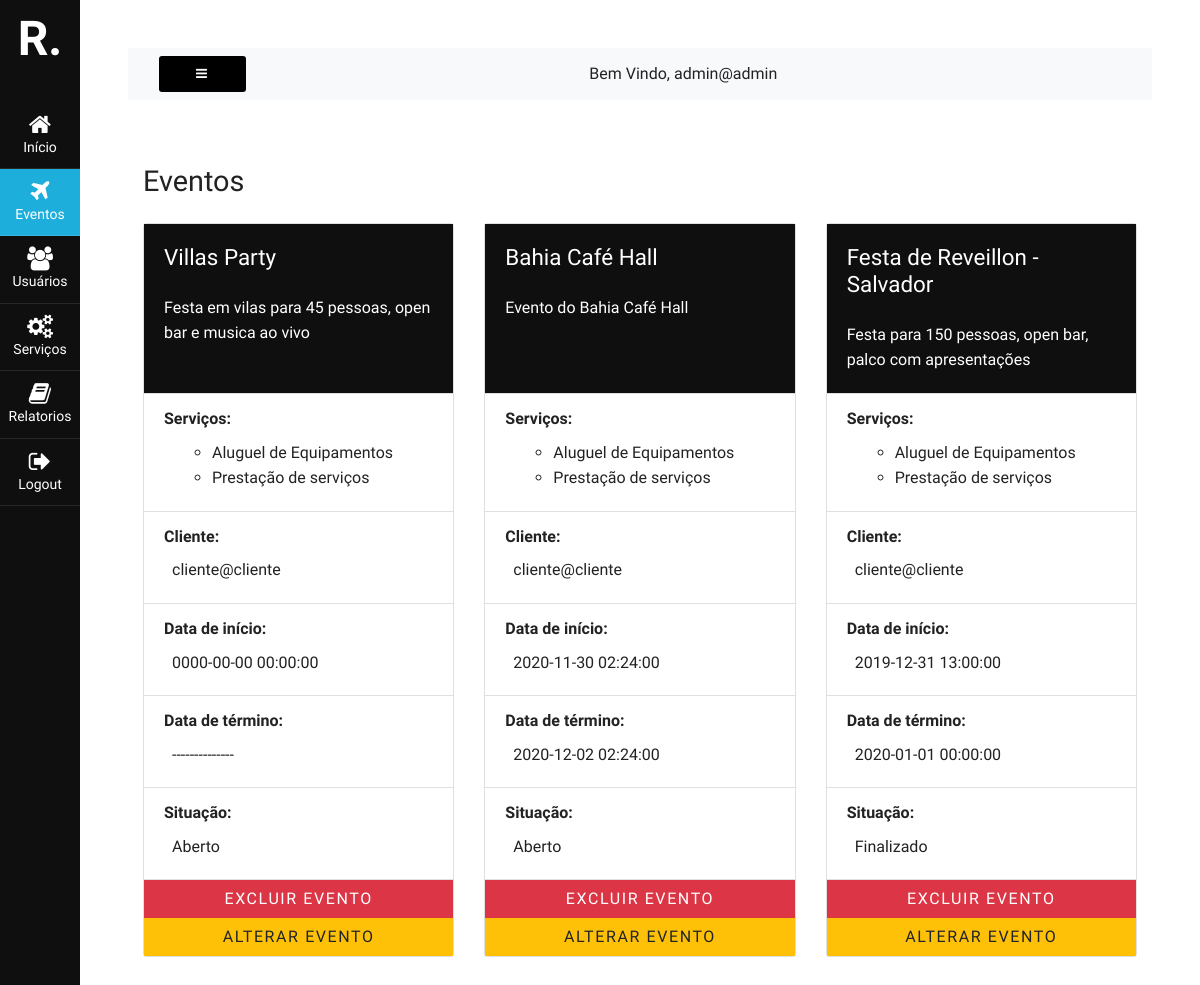
Before: /view/dashboard-admin-eventos.php (signed in) with the older database file.
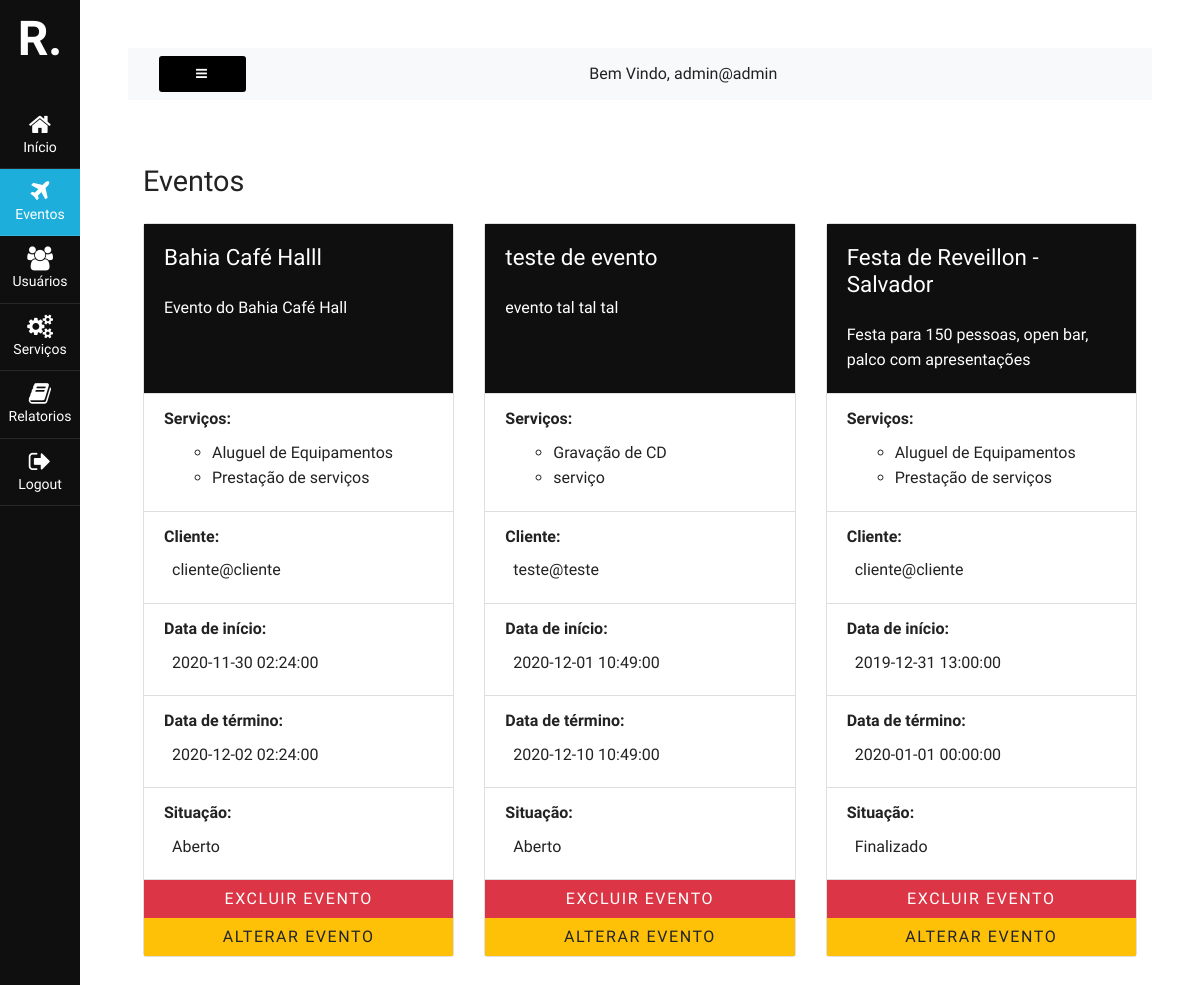
After: the same page with the newer database file.
### tables this page shows
CREATE TABLE `eventos` (
  `evento_id` int(11) NOT NULL AUTO_INCREMENT,
  `evento_titulo` varchar(150) NOT NULL,
  `evento_descricao` varchar(300) DEFAULT NULL,
  `evento_inicio` datetime NOT NULL,
  `evento_termino` datetime DEFAULT NULL,
  `evento_situacao` varchar(45) DEFAULT NULL,
  `fk_usuario` int(11) NOT NULL,
  PRIMARY KEY (`evento_id`),
  KEY `fk_usuario` (`fk_usuario`),
  CONSTRAINT `eventos_ibfk_2` FOREIGN KEY (`fk_usuario`) REFERENCES `usuarios` (`usuario_id`)
);

CREATE TABLE `servicos` (
  `servico_id` int(11) NOT NULL AUTO_INCREMENT,
  `servico_titulo` varchar(150) NOT NULL,
  `servico_descricao` varchar(300) DEFAULT NULL,
  PRIMARY KEY (`servico_id`)
);

CREATE TABLE `usuarios` (
  `usuario_id` int(11) NOT NULL AUTO_INCREMENT,
  `usuario_nome` varchar(150) NOT NULL,
  `usuario_senha` varchar(32) NOT NULL,
  `usuario_admin` tinyint(1) NOT NULL DEFAULT 0,
  PRIMARY KEY (`usuario_id`),
  UNIQUE KEY `user` (`usuario_nome`)
);

### model/admin.php (called while the page is built, shortened)
<?php
  class Admin {
    private $conn;
    public function __construct() {
      $database = new Database();
      $db = $database->dbconn();
      $this->conn = $db;
    }
    public function runQuery($sql) {
      $stmt = $this->conn->prepare($sql);
      return $stmt;
    }
  }
?>

### view/Modals/eventos.php (the view, shortened to what this page needs)
<div class="container flex flow-column" id="events" style="height: 100vh;">
  <h2>Eventos</h2>
  <div class="card-deck mb-5">
    <?php
      $queryEventos = "SELECT * FROM eventos
                  INNER JOIN usuarios ON eventos.fk_usuario = usuarios.usuario_id
                  ORDER BY eventos.evento_situacao, usuarios.usuario_id, eventos.evento_inicio, eventos.evento_titulo";
      $stmt = $objAdmin->runQuery($queryEventos);
      $stmt->execute();
      if($stmt->rowCount() > 0) {
        while($rowEvento = $stmt->fetch(PDO::FETCH_ASSOC)) {
          $eventoID = $rowEvento['evento_id'];
          $queryServicos = "SELECT servico_titulo, servico_descricao FROM eventos
                              INNER JOIN eventos_servicos ON eventos_servicos.evento_id = eventos.evento_id
                              INNER JOIN servicos ON eventos_servicos.servico_id = servicos.servico_id
                              WHERE eventos_servicos.evento_id = $eventoID
                              ORDER BY eventos.evento_inicio, eventos.evento_titulo";
          $stmt2 = $objAdmin->runQuery($queryServicos);
          $stmt2->execute();
    ?>
          <div class="card mb-5" style="min-width: 30%; max-width: 100%">
            <div class="card-body bg-black">
              <h4 class="card-title mb-4" style="color:#fff;"><?php echo($rowEvento["evento_titulo"]) ?></h4>
              <p class="card-text" style="color:#fff;"><?php echo($rowEvento["evento_descricao"]) ?></p>
            </div>
            <ul class="list-group list-group-flush">
              <li class="list-group-item"><b>Serviços:</b> <ul class="m-2"><?php while($rowServico = $stmt2->fetch(PDO::FETCH_ASSOC)) {?> <li><?php echo($rowServico["servico_titulo"]); ?></li> <?php } ?></ul></li>
              <li class="list-group-item"><b>Cliente:</b> <p class="m-2"><?php echo($rowEvento["usuario_nome"]) ?></p></li>
              <li class="list-group-item"><b>Data de início:</b> <p class="m-2"><?php echo($rowEvento["evento_inicio"]) ?></p></li>
              <li class="list-group-item"><b>Data de término:</b> <p class="m-2"><?php echo($rowEvento["evento_termino"] == "" ? '--------------' : $rowEvento["evento_termino"]) ?></p></li>
              <li class="list-group-item"><b>Situação:</b> <p class="m-2"><?php echo($rowEvento["evento_situacao"]) ?></p></li>
            </ul>
            <button type="button" class="btn btn-danger rounded-0"  data-toggle="modal" data-target="#modalDeletarEventos" data-id="<?php print $rowEvento['evento_id'] ?>" data-name="<?php print $rowEvento['evento_titulo'] ?>">
              Excluir Evento
            </button>
            <button type="button" class="btn btn-warning rounded-0" data-toggle="modal" data-target="#modalEditarEventos" data-id="<?php print $rowEvento['evento_id'] ?>" data-name="<?php print $rowEvento['evento_titulo'] ?>" data-description="<?php print $rowEvento['evento_descricao'] ?>" data-services="<?php print $rowEvento['servico_id'] ?>" data-begin="<?php print $rowEvento['evento_inicio'] ?>" data-end="<?php print $rowEvento['evento_termino'] ?>" data-status="<?php print $rowEvento['evento_situacao'] ?>" data-client="<?php print $rowEvento['usuario_id'] ?>">
                Alterar Evento</a>
            </button>
          </div>
        <?php
            }
          }
        ?>
  </div>
</div>

### view/dashboard-admin-eventos.php (shortened to what this page needs)
<?php
  require_once '../model/admin.php';
  $objAdmin = new Admin();
  $user = $_SESSION["user"];
?>
<!doctype html>
<html lang="en">
  <head>
		<link rel="stylesheet" href="https://stackpath.bootstrapcdn.com/font-awesome/4.7.0/css/font-awesome.min.css">
    <link rel="stylesheet" href="https://stackpath.bootstrapcdn.com/bootstrap/4.5.2/css/bootstrap.min.css">
    <link rel="stylesheet" href="styles/dashboard.css">
  </head>
  <body>
		<div class="wrapper d-flex align-items-stretch">
			<nav id="sidebar" class="active">
				<h1><a href="#" class="logo">R.</a></h1>
        <ul class="list-unstyled components mb-5">
          <li>
            <a href="./dashboard-admin.php"><span class="fa fa-home"></span> Início </a>
          </li>
          <li class="active">
            <a href="#"><span class="fa fa-plane"></span> Eventos </a>
          </li>
          <li>
            <a href="./dashboard-admin-usuarios.php"><span class="fa fa-users"></span> Usuários </a>
          </li>
          <li>
            <a href="./dashboard-admin-servicos.php"><span class="fa fa-cogs"></span> Serviços </a>
          </li>
          <li>
            <a href="./dashboard-admin-relatorios.php"><span class="fa fa-book"></span> Relatorios </a>
          </li>
          <li>
            <a href="./index.php"><span class="fa fa-sign-out"></span> Logout </a>
          </li>
        </ul>
    	</nav>
      <div id="content" class="p-4 p-md-5">
        <nav class="navbar navbar-expand-lg navbar-light bg-light" style="margin-bottom: 8vh;">
          <div class="container-fluid justify-left">
            <button type="button" id="sidebarCollapse" class="">
              <i class="fa fa-bars"></i>
            </button>
            <span class="w-100" style="text-align: center;"> Bem Vindo, <?php echo($user); ?> </span>
          </div>
        </nav>
        <?php include_once "./Modals/eventos.php" ?>
      </div>
		</div>
  </body>
</html>

### view/Styles/dashboard.css (style rules this page uses)
* { scroll-behavior: smooth; }
body { font-size: 1.0em; line-height: 1.6; font-weight: 400; font-family: "Raleway", "HelveticaNeue", "Helvetica Neue", Helvetica, Arial, sans-serif; color: #222; }
.bg-black { background-color: #0f0f0f !important; color: #fff !important; }
.justify-left { justify-content: left !important; }
.flex { display: flex; }
.flow-column { flex-flow: column; }
h1, h2, h3, h4, h5, h6 { margin-top: 0; margin-bottom: 1.5rem; font-weight: 300; }
h1 { font-size: 3rem; }
h2 { font-size: 1.8rem; }
h4 { font-size: 1.4rem; }
p { margin-top: 0; }
a { color: #1EAEDB; }
button { background-color: #000; border: none; border-radius: 3px; color: #fff; height: auto; padding: 8px 37px; font-weight: 400; letter-spacing: 0.1rem; text-transform: uppercase; text-decoration: none; text-align: center; vertical-align: middle; transition: all 0.5s ease; cursor: pointer; font-size: 0.8rem; }
#sidebar .active { background-color: #1EAEDB; }
#sidebar { min-width: 270px; max-width: 270px; background: #0f0f0f; color: #fff; -webkit-transition: all 0.3s; -o-transition: all 0.3s; transition: all 0.3s; }
#sidebar.active { min-width: 80px; max-width: 80px; text-align: center; }
#sidebar.active ul.components li { font-size: 14px; }
#sidebar.active ul.components li a { padding: 10px 0; }
#sidebar.active ul.components li a span { margin-right: 0; display: block; font-size: 24px; }
#sidebar.active .logo { padding: 10px 0; }
#sidebar .logo { display: block; color: #fff; font-weight: 900; padding: 10px 30px; -webkit-transition: 0.3s; -o-transition: 0.3s; transition: 0.3s; }
#sidebar ul.components { padding: 0; -webkit-transition: 0.3s; -o-transition: 0.3s; transition: 0.3s; }
#sidebar ul li { font-size: 16px; }
#sidebar ul li a { padding: 10px 30px; display: block; color: white; border-bottom: 1px solid rgba(255, 255, 255, 0.1); }
#sidebar ul li a span { margin-right: 15px; }
#sidebar ul li.active > a { background: transparent; color: #fff; }
#content { width: 100%; padding: 0; min-height: 100vh; -webkit-transition: all 0.3s; -o-transition: all 0.3s; transition: all 0.3s; }

Changed rows visible on the page:
removed eventos: evento_titulo "Villas Party", evento_descricao "Festa em vilas para 45 pessoas, open bar e musica ao vivo", fk_usuario.usuario_nome "cliente@cliente", evento_inicio "0000-00-00 00:00:00", evento_situacao "Aberto", servicos (servico_titulo "Aluguel de Equipamentos"), servicos (servico_titulo "Prestação de serviços")
changed eventos "Evento do Bahia Café Hall": evento_titulo "Bahia Café Hall" → "Bahia Café Halll"
added eventos: evento_titulo "teste de evento", evento_descricao "evento tal tal tal", fk_usuario.usuario_nome "teste@teste", evento_inicio "2020-12-01 10:49:00", evento_termino "2020-12-10 10:49:00", evento_situacao "Aberto"
now on this page (row unchanged): servicos: servico_titulo "Gravação de CD", shown under "teste de evento"
added servicos: servico_titulo "serviço", shown under "teste de evento"
